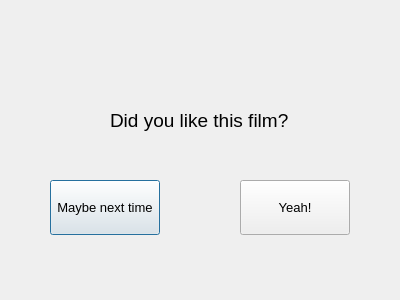
<?xml version="1.0" encoding="UTF-8"?>
<ui version="4.0">
 <class>rate</class>
 <widget class="QDialog" name="rate">
  <property name="geometry">
   <rect>
    <x>0</x>
    <y>0</y>
    <width>400</width>
    <height>300</height>
   </rect>
  </property>
  <property name="windowTitle">
   <string>Rating film</string>
  </property>
  <widget class="QLabel" name="label">
   <property name="geometry">
    <rect>
     <x>110</x>
     <y>100</y>
     <width>180</width>
     <height>40</height>
    </rect>
   </property>
   <property name="font">
    <font>
     <pointsize>14</pointsize>
    </font>
   </property>
   <property name="text">
    <string>Did you like this film?</string>
   </property>
  </widget>
  <widget class="QPushButton" name="cancel">
   <property name="geometry">
    <rect>
     <x>50</x>
     <y>180</y>
     <width>110</width>
     <height>55</height>
    </rect>
   </property>
   <property name="font">
    <font>
     <pointsize>10</pointsize>
    </font>
   </property>
   <property name="text">
    <string>Maybe next time</string>
   </property>
  </widget>
  <widget class="QPushButton" name="like">
   <property name="geometry">
    <rect>
     <x>240</x>
     <y>180</y>
     <width>110</width>
     <height>55</height>
    </rect>
   </property>
   <property name="font">
    <font>
     <pointsize>10</pointsize>
    </font>
   </property>
   <property name="text">
    <string>Yeah!</string>
   </property>
  </widget>
 </widget>
 <resources/>
 <connections/>
</ui>
